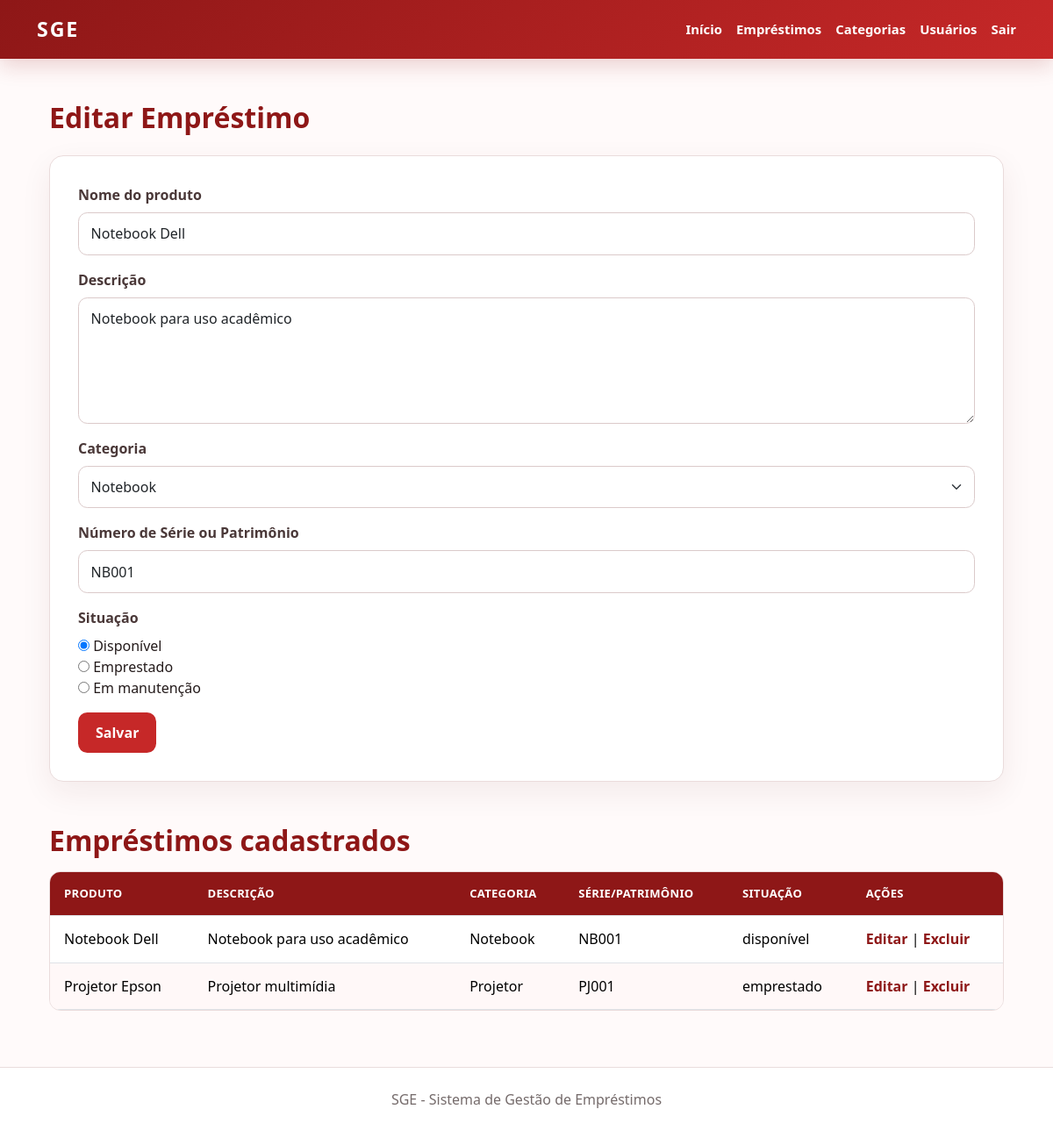
The page /emprestimos.php?id=1 (signed in) on the database its author committed.
### tables this page shows
CREATE TABLE
    emprestimos (
        id INT AUTO_INCREMENT PRIMARY KEY,
        nome_produto VARCHAR(100) NOT NULL,
        descricao TEXT,
        categoria_id INT NOT NULL,
        numero_serie VARCHAR(100) NOT NULL,
        situacao ENUM ('disponível', 'emprestado', 'em manutenção') NOT NULL DEFAULT 'disponível',
        FOREIGN KEY (categoria_id) REFERENCES categorias (id)
    );

CREATE TABLE
    categorias (
        id INT AUTO_INCREMENT PRIMARY KEY,
        categoria VARCHAR(100) NOT NULL
    );

### src/emprestimos.php (the view, shortened to what this page needs)
<?php
require 'config.php';
$id = $_GET['id'] ?? null;
$emprestimo_edicao = null;
if ($id) {
    $stmt = $conn->prepare(
        'SELECT * FROM emprestimos WHERE id = ?'
    );
    $stmt->bind_param('i', $id);
    $stmt->execute();
    $emprestimo_edicao = $stmt
        ->get_result()
        ->fetch_assoc();
}
$categorias = $conn->query(
    'SELECT id, categoria FROM categorias ORDER BY categoria'
);
$emprestimos = $conn->query(
    'SELECT
        e.id,
        e.nome_produto,
        e.descricao,
        e.numero_serie,
        e.situacao,
        c.categoria
     FROM emprestimos e
     INNER JOIN categorias c
        ON e.categoria_id = c.id
     ORDER BY e.nome_produto'
);
require 'header.php';
?>
<main class="sge-main">
    <h2 class="mb-4">
        <?= $emprestimo_edicao
            ? 'Editar Empréstimo'
            : 'Novo Empréstimo'
            ?>
    </h2>
    <form class="sge-panel sge-form mb-5" action="salvar_emprestimo.php" method="POST">
        <label class="form-label" for="nome_produto">
            Nome do produto
        </label>
        <input class="form-control" type="text" id="nome_produto" name="nome_produto"
            value="<?= htmlspecialchars($emprestimo_edicao['nome_produto'] ?? '') ?>" required>
        <label class="form-label" for="descricao">
            Descrição
        </label>
        <textarea class="form-control" id="descricao" name="descricao" rows="5" cols="40"
            required><?= htmlspecialchars($emprestimo_edicao['descricao'] ?? '') ?></textarea>
        <label class="form-label" for="categoria_id">
            Categoria
        </label>
        <select class="form-select" id="categoria_id" name="categoria_id" required>
            <?php while ($categoria = $categorias->fetch_assoc()): ?>
                <option value="<?= $categoria['id'] ?>" <?= (
                      isset($emprestimo_edicao['categoria_id']) &&
                      $emprestimo_edicao['categoria_id'] == $categoria['id']
                  ) ? 'selected' : '' ?>>
                    <?= htmlspecialchars($categoria['categoria']) ?>
                </option>
            <?php endwhile; ?>
        </select>
        <label class="form-label" for="numero_serie">
            Número de Série ou Patrimônio
        </label>
        <input class="form-control" type="text" id="numero_serie" name="numero_serie"
            value="<?= htmlspecialchars($emprestimo_edicao['numero_serie'] ?? '') ?>" required>
        <fieldset class="mb-3">
            <legend class="fs-6">Situação</legend>
            <label>
                <input type="radio" name="situacao" value="disponível" <?= (
                    ($emprestimo_edicao['situacao'] ?? 'disponível')
                    === 'disponível'
                ) ? 'checked' : '' ?> required>
                Disponível
            </label>
            <br>
            <label>
                <input type="radio" name="situacao" value="emprestado" <?= (
                    ($emprestimo_edicao['situacao'] ?? '')
                    === 'emprestado'
                ) ? 'checked' : '' ?>>
                Emprestado
            </label>
            <br>
            <label>
                <input type="radio" name="situacao" value="em manutenção" <?= (
                    ($emprestimo_edicao['situacao'] ?? '')
                    === 'em manutenção'
                ) ? 'checked' : '' ?>>
                Em manutenção
            </label>
        </fieldset>
        <button class="btn btn-sge" type="submit">
            Salvar
        </button>
    </form>
    <h2 class="mb-3">Empréstimos cadastrados</h2>
    <div class="table-responsive">
        <table class="table table-hover">
            <thead>
                <tr>
                    <th>Produto</th>
                    <th>Descrição</th>
                    <th>Categoria</th>
                    <th>Série/Patrimônio</th>
                    <th>Situação</th>
                    <th>Ações</th>
                </tr>
            </thead>
            <tbody>
                <?php while ($emprestimo = $emprestimos->fetch_assoc()): ?>
                    <tr>
                        <td>
                            <?= htmlspecialchars($emprestimo['nome_produto']) ?>
                        </td>
                        <td>
                            <?= htmlspecialchars($emprestimo['descricao']) ?>
                        </td>
                        <td>
                            <?= htmlspecialchars($emprestimo['categoria']) ?>
                        </td>
                        <td>
                            <?= htmlspecialchars($emprestimo['numero_serie']) ?>
                        </td>
                        <td>
                            <?= htmlspecialchars($emprestimo['situacao']) ?>
                        </td>
                        <td>
                            <a href="emprestimos.php?id=<?= $emprestimo['id'] ?>">
                                Editar
                            </a>
                            |
                            <a href="excluir.php?tipo=emprestimo&id=<?= $emprestimo['id'] ?>"
                                onclick="return confirm('Excluir este empréstimo?')">
                                Excluir
                            </a>
                        </td>
                    </tr>
                <?php endwhile; ?>
            </tbody>
        </table>
    </div>
</main>
<?php require 'footer.php'; ?>

### src/style.css (style rules this page uses)
:root { --sge-red: #c62828; --sge-red-dark: #8e1717; --sge-red-soft: #fff1f1; --sge-ink: #241b1b; --sge-muted: #756b6b; --sge-line: #eadcdc; }
* { box-sizing: border-box; }
body { min-height: 100vh; margin: 0; color: var(--sge-ink); background: #fffafa; font-family: "Segoe UI", sans-serif; }
.sge-main { width: min(1120px, 100%); margin: 0 auto; padding: 3rem 1rem 4rem; }
.sge-main h1, .sge-main h2 { color: var(--sge-red-dark); font-weight: 800; }
.sge-main h2 { margin-bottom: 1.25rem; }
.sge-panel { border: 1px solid var(--sge-line); border-radius: 1rem; background: #fff; box-shadow: 0 12px 35px rgb(92 28 28 / 7%); }
.sge-form { padding: clamp(1.25rem, 3vw, 2rem); }
.form-label, fieldset legend { color: #4a3838; font-weight: 700; }
.form-control, .form-select { border-color: #dbcaca; border-radius: .65rem; padding: .7rem .85rem; }
.btn-sge { border: 0; border-radius: .65rem; color: #fff; background: var(--sge-red); font-weight: 700; padding: .7rem 1.25rem; }
.table-responsive { border: 1px solid var(--sge-line); border-radius: .8rem; }
.table { min-width: 680px; margin-bottom: 0; }
.table thead th { color: #fff; background: var(--sge-red-dark); font-size: .82rem; letter-spacing: .02em; text-transform: uppercase; white-space: nowrap; }
.table td, .table th { padding: .9rem 1rem; vertical-align: middle; }
.table tbody tr:nth-child(even) td { background: #fff8f8; }
.table a { color: var(--sge-red-dark); font-weight: 700; text-decoration: none; }

### rows shown on the page
emprestimos: nome_produto "Notebook Dell", descricao "Notebook para uso acadêmico", categoria_id "Notebook", numero_serie "NB001", situacao "☑ Disponível", situacao "☐ Emprestado", situacao "☐ Em manutenção", categoria.categoria "Notebook", situacao "disponível"
emprestimos: nome_produto "Projetor Epson", descricao "Projetor multimídia", categoria.categoria "Projetor", numero_serie "PJ001", situacao "emprestado"
